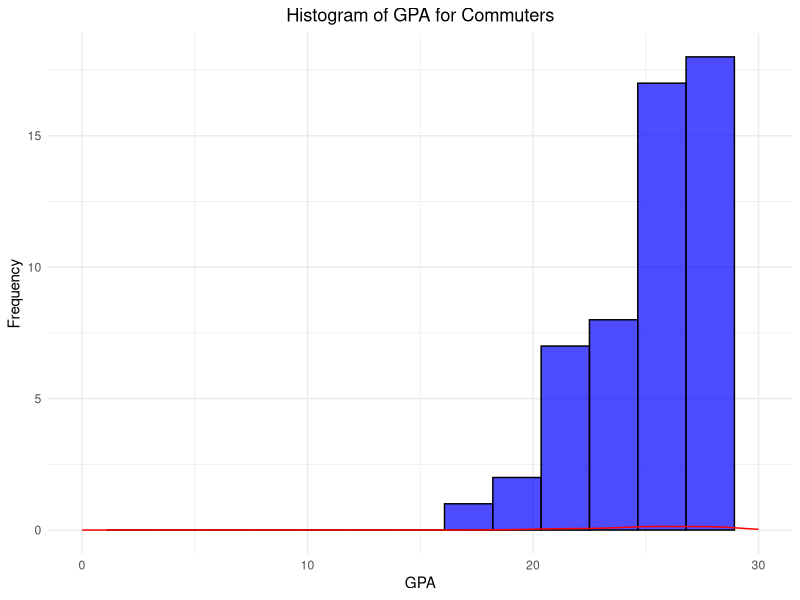
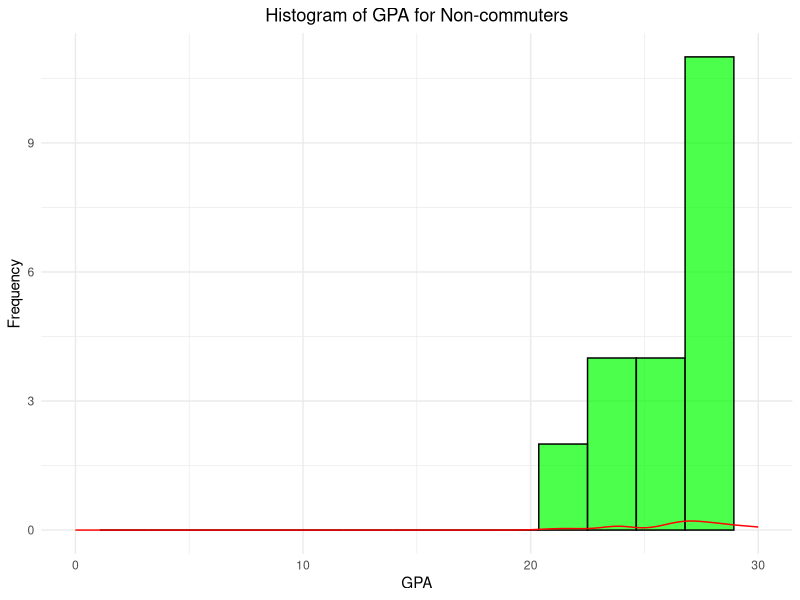
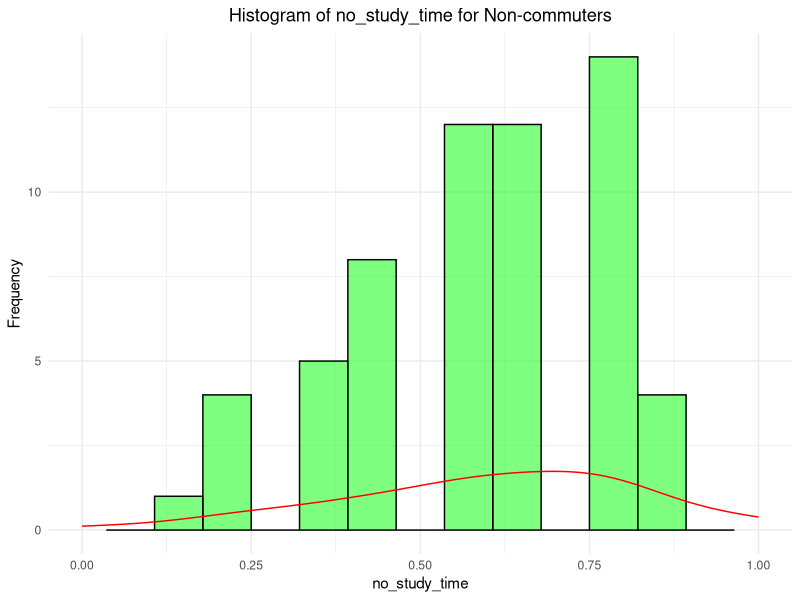
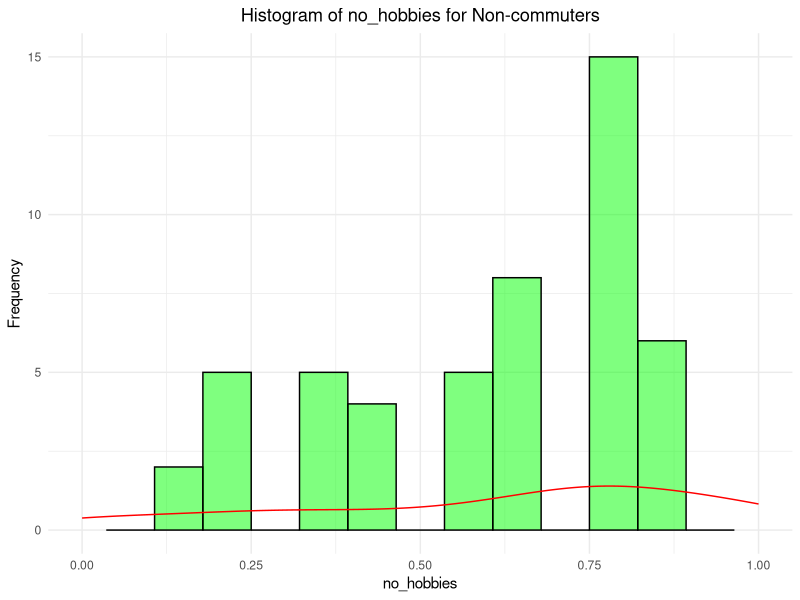
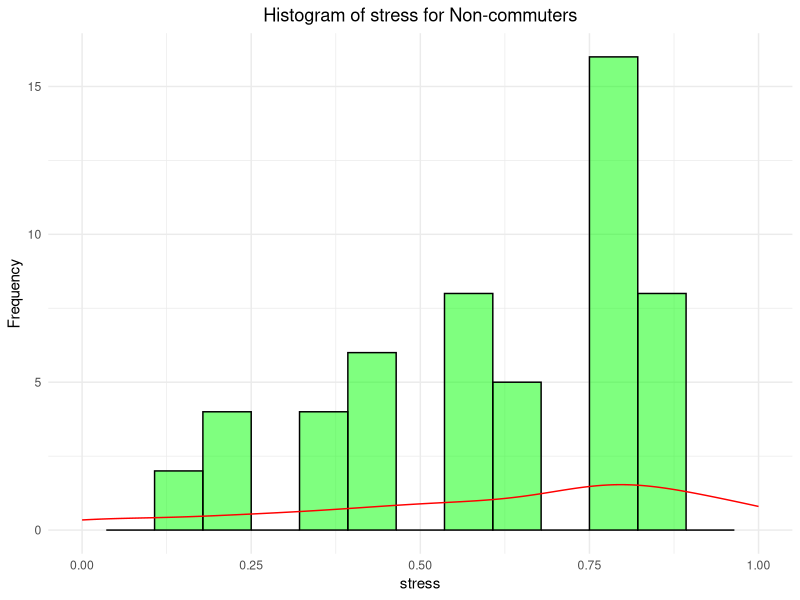
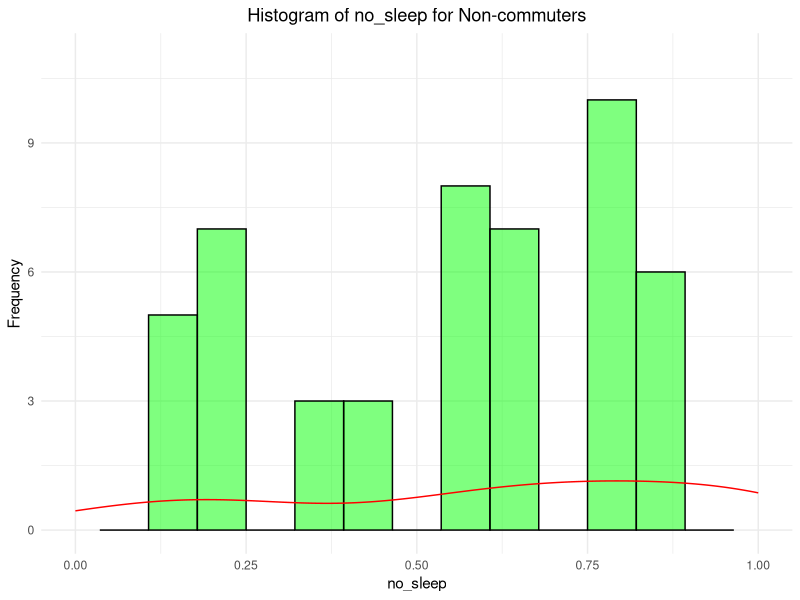
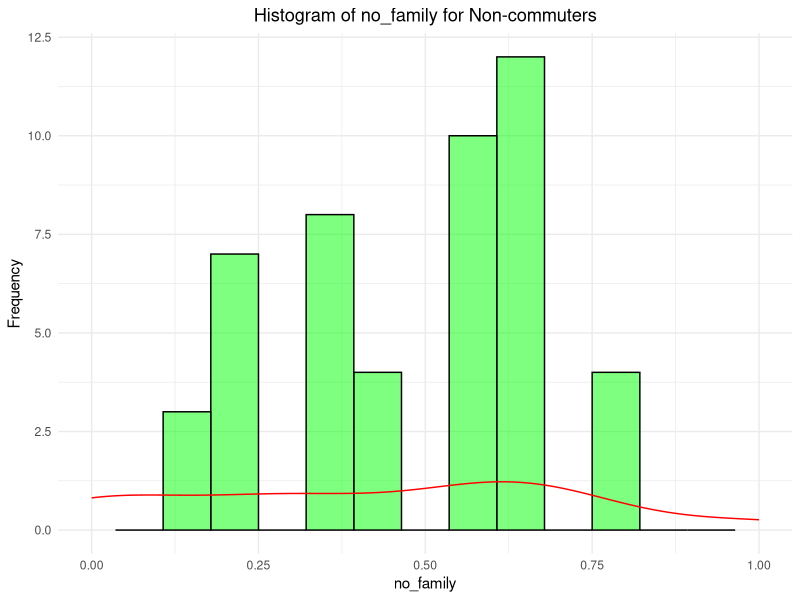
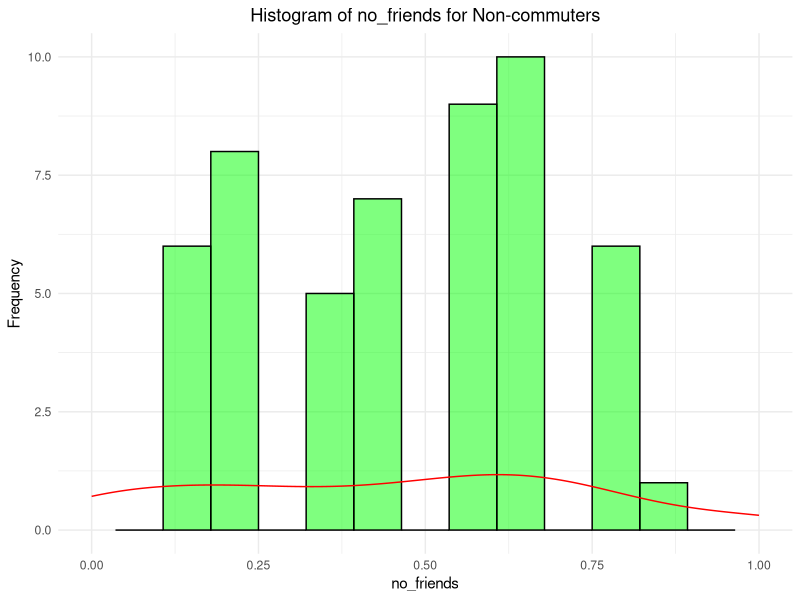

Reproduce these figures in R, in order.
data <- read.csv("data/merged.csv")
library(ggplot2)
library(dplyr)

n_commuters <- sum(data$is_commuter)
total <- length(data$is_commuter)
n_non_commuters <- total - n_commuters
ratio_commuters <- n_commuters / total

data.frame(
    commuters = n_commuters,
    non_commuters = n_non_commuters,
    ratio_commuters = ratio_commuters
)

attach(data)

# boxplot(gpa[gpa != "N/A"] ~ is_commuter[gpa != "N/A"],
#     data = data,
#     names = c("non commuter", "commuters"),
#     xlab = "is_commuter",
#     ylab = "gpa"
# )

# Histograms for GPA (Commuters)
filtered_commuters <- filter(data, is_commuter == 1 & gpa >= 0 & gpa <= 30)
ggplot(filtered_commuters, aes(x = gpa)) +
  geom_histogram(bins = 15, fill = "blue", color = "black", alpha = 0.7) +
  geom_density(aes(y = ..density..), color = "red") + 
  xlim(0, 30) +  
  ggtitle('Histogram of GPA for Commuters') +
  xlab('GPA') +
  ylab('Frequency') +
  theme_minimal() +
  theme(plot.title = element_text(hjust = 0.5))

# Histogram for GPA (Non-commuters)
filtered_non_commuters <- filter(data, is_commuter == 0 & gpa >= 0 & gpa <= 30)
ggplot(filtered_non_commuters, aes(x = gpa)) +
  geom_histogram(bins = 15, fill = "green", color = "black", alpha = 0.7) +
  geom_density(aes(y = ..density..), color = "red") + 
  xlim(0, 30) +  
  ggtitle('Histogram of GPA for Non-commuters') +
  xlab('GPA') +
  ylab('Frequency') +
  theme_minimal() +
  theme(plot.title = element_text(hjust = 0.5))

#Histogram for mean indices of life quality (Commuters)
filtered_data <- filter(data, is_commuter == 1)
filtered_columns <- filtered_data[, c("no_study_time", "no_hobbies", "stress", "no_sleep", "no_family", "no_friends", "loneliness")]
for (index in colnames(filtered_columns)) {
  xlim_range <- range(filtered_columns[[index]], na.rm = TRUE)
  plot <- ggplot(filtered_columns, aes(x = !!sym(index))) +  
    geom_histogram(bins = 15, alpha = 0.5, fill = "green", color = "black") +
    geom_density(aes(y = ..density..), color = "red") + 
    xlim(xlim_range[1], xlim_range[2]) +  
    ggtitle(paste("Histogram of", index, "for Non-commuters")) +  
    xlab(index) +  
    ylab('Frequency') + 
    theme_minimal() + 
    theme(plot.title = element_text(hjust = 0.5))
  print(plot)
}

#Histogram for mean indices of life quality (Non-commuters)
filtered_data <- filter(data, is_commuter == 0)
filtered_columns <- filtered_data[, c("no_study_time", "no_hobbies", "stress", "no_sleep", "no_family", "no_friends", "loneliness")]
for (index in colnames(filtered_columns)) {
  xlim_range <- range(filtered_columns[[index]], na.rm = TRUE)
  plot <- ggplot(filtered_columns, aes(x = !!sym(index))) +  
    geom_histogram(bins = 15, alpha = 0.5, fill = "purple", color = "black") +
    geom_density(aes(y = ..density..), color = "red") + 
    xlim(xlim_range[1], xlim_range[2]) + 
    ggtitle(paste("Histogram of", index, "for Non-commuters")) +  
    xlab(index) +  
    ylab('Frequency') + 
    theme_minimal() + 
    theme(plot.title = element_text(hjust = 0.5))
  print(plot)
}

# Means for life indices
selected_columns <- c("no_study_time", "no_hobbies", "stress", "no_sleep", "no_family", "no_friends", "loneliness")
data$row_mean <- rowMeans(data[, selected_columns], na.rm = TRUE)
result <- data[, c(selected_columns, "row_mean")]
head(result)

#Boxplot of mean life indices for commuters
boxplot(row_mean ~ is_commuter,
        data = data[!is.na(data$row_mean), ],
        names = c("non commuter", "commuters"),
        xlab = "is_commuter",
        ylab = "gpa"
)

#Pie charts
commute_summary <- data.frame(
  group = c("Non-Commuters", "Commuters"),
  value = c(n_non_commuters, n_commuters)
)
commute_summary$fraction <- commute_summary$value / sum(commute_summary$value)
commute_summary$label <- paste0(commute_summary$group, " (", round(commute_summary$fraction * 100), "%)")

ggplot(commute_summary, aes(x = "", y = fraction, fill = group)) +
  geom_bar(width = 1, stat = "identity") +
  coord_polar(theta = "y") +
  labs(title = "Percentage of Non-Commuters") +
  theme_void() + 
  theme(legend.position = "right") +
  geom_text(aes(label = label), position = position_stack(vjust = 0.5))

#Commuters
n_10 <- sum(data$commute_time == 0.00 & data$is_commuter==1)
n_30 <- sum(data$commute_time == 0.25 & data$is_commuter==1)
n_1 <- sum(data$commute_time == 0.50 & data$is_commuter==1)
n_1.5 <- sum(data$commute_time == 0.75 & data$is_commuter==1)
n_2 <- sum(data$commute_time == 1.00 & data$is_commuter==1)
commute_time_summary <- data.frame(
  group = c("Less than 10 min.", "10-30 min.", "30 min. to 1 hour", "1 hour to 1.5 hours", "More than 2 hours"),
  value = c(n_10, n_30, n_1, n_1.5,n_2)
)
commute_time_summary$fraction <- commute_time_summary$value / sum(commute_summary$value)
commute_time_summary$label <- paste0(commute_time_summary$group, " (", round(commute_time_summary$fraction * 100), "%)")

ggplot(commute_time_summary, aes(x = "", y = fraction, fill = group)) +
  geom_bar(width = 1, stat = "identity") +
  coord_polar(theta = "y") +
  labs(title = "Percentage of commuting times for Commuters") +
  theme_void() + 
  theme(legend.position = "right") +
  geom_text(aes(label = label), position = position_stack(vjust = 0.5))

#Non-commuters
n_10 <- sum(data$commute_time == 0.00 & data$is_commuter==0)
n_30 <- sum(data$commute_time == 0.25 & data$is_commuter==0)
n_1 <- sum(data$commute_time == 0.50 & data$is_commuter==0)
n_1.5 <- sum(data$commute_time == 0.75 & data$is_commuter==0)
n_2 <- sum(data$commute_time == 1.00 & data$is_commuter==0)
commute_time_summary <- data.frame(
  group = c("Less than 10 min.", "10-30 min.", "30 min. to 1 hour", "1 hour to 1.5 hours", "More than 2 hours"),
  value = c(n_10, n_30, n_1, n_1.5,n_2)
)
commute_time_summary$fraction <- commute_time_summary$value / sum(commute_summary$value)
commute_time_summary$label <- paste0(commute_time_summary$group, " (", round(commute_time_summary$fraction * 100), "%)")

ggplot(commute_time_summary, aes(x = "", y = fraction, fill = group)) +
  geom_bar(width = 1, stat = "identity") +
  coord_polar(theta = "y") +
  labs(title = "Percentage of commuting times for Non-commuters") +
  theme_void() + 
  theme(legend.position = "right") +
  geom_text(aes(label = label), position = position_stack(vjust = 0.5))

#Checking normality of variables: commuters_gpa and noncommuters_gpa
commuters_gpa <- data$gpa[data$is_commuter == 1 & data$gpa != -1]
non_commuters_gpa <- data$gpa[data$is_commuter == 0 & data$gpa != -1]
shapiro.test(commuters_gpa)
shapiro.test(non_commuters_gpa)

#Permorming Wicoxon test since Shapiro test showed the GPA distribution for commuters was not normal
#Testing the hypothesis "Commuters have a lower GPA than non-commuters":
wilcox_test_result <- wilcox.test(commuters_gpa, non_commuters_gpa, 
                                  alternative = "less") 
print(wilcox_test_result)

#Anova to test "More time commuting implies lower GPA":
data$commute_time_group <- as.factor(data$commute_time)  
filtered_data <- filter(data, commute_time > 0 & gpa != -1) 
boxplot(gpa[gpa != -1] ~ commute_time_group[gpa != -1], data = filtered_data,
            xlab = "Commute Time Group",
            ylab = "GPA",
            main = "GPA by Commute Time Group",
            col = c("skyblue", "lightgreen", "pink"))
anova_result <- aov(gpa ~ commute_time_group, data = filtered_data)
summary(anova_result)


#Testing the hypothesis "Commuters have a lower mean of life indices":
selected_columns <- c("no_study_time", "no_hobbies", "stress", "no_sleep", "no_family", "no_friends", "loneliness")
data$row_mean <- rowMeans(data[, selected_columns], na.rm = TRUE)
commuters_data <- filter(data, is_commuter == 1)
non_commuters_data <- filter(data, is_commuter == 0)

#Shapiro-Wilk test for normality of 'row_mean'
shapiro_commuters <- shapiro.test(commuters_data$row_mean)
shapiro_non_commuters <- shapiro.test(non_commuters_data$row_mean)
shapiro_commuters
shapiro_non_commuters
#t-test as they're both normally distributed
t_test_result <- t.test(commuters_data$row_mean, non_commuters_data$row_mean, 
                        alternative = "less", var.equal = TRUE)
t_test_result
